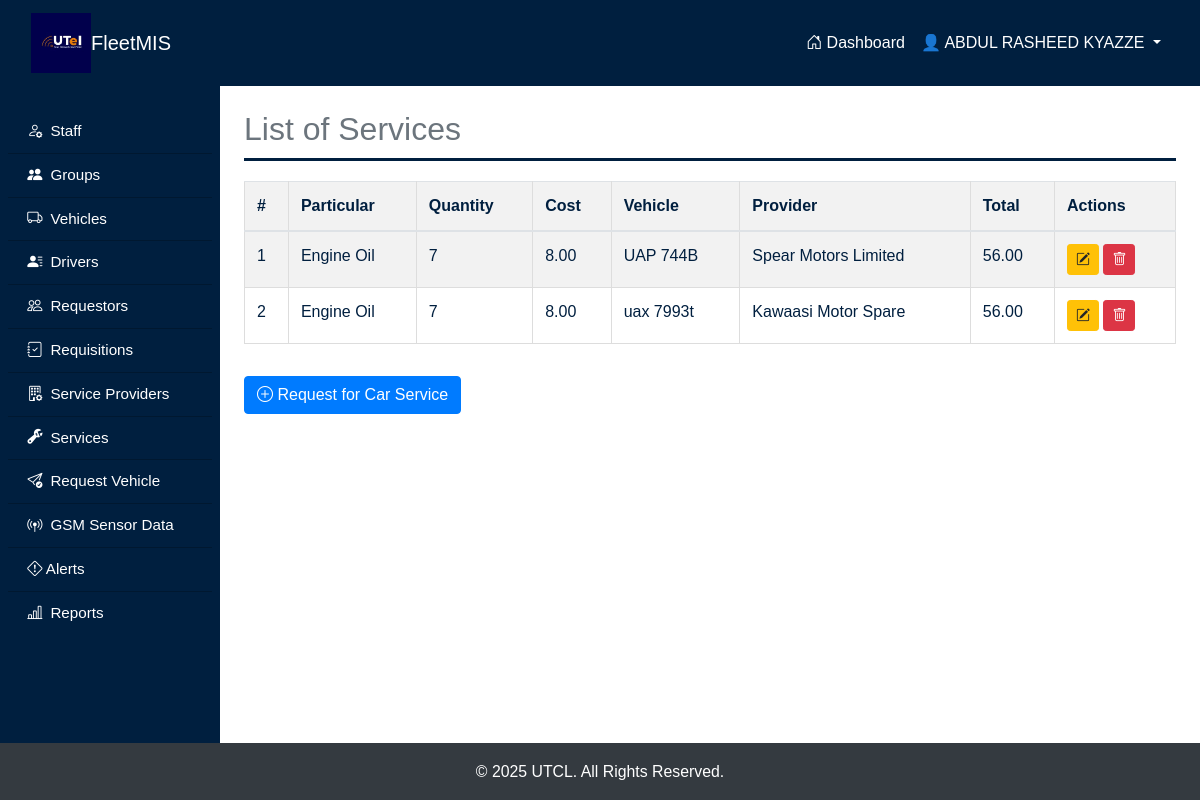
Before: /services/ (signed in) with the older database file.
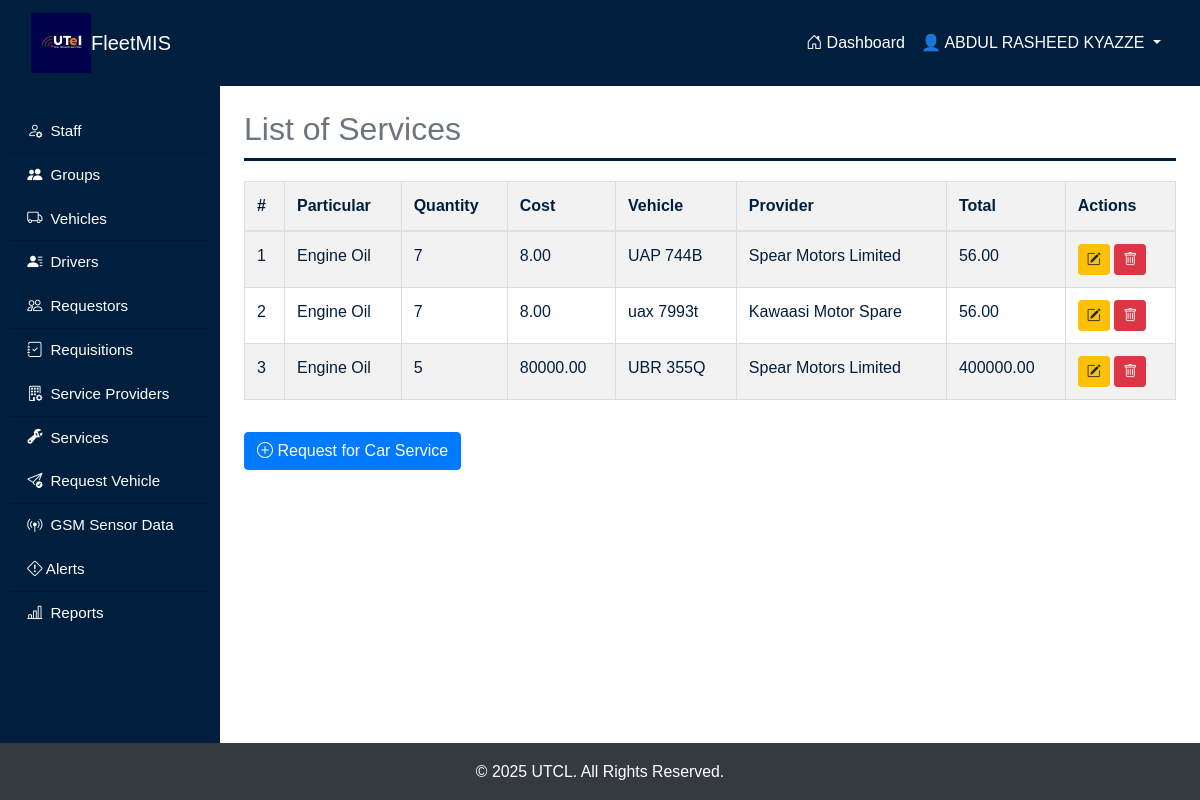
After: the same page with the newer database file.
### fleetApp/models.py (models this page shows, shortened)
class Service(models.Model):
    particular = models.TextField()
    quantity = models.PositiveIntegerField()
    cost = models.DecimalField(max_digits=10, decimal_places=2)
    service_provider = models.ForeignKey(ServiceProvider, on_delete=models.CASCADE)
    vehicle = models.ForeignKey(Vehicle, on_delete=models.CASCADE)
    def calculate_total(self):
        return self.quantity * self.cost

class Vehicle(models.Model):
  ENGIN = [
    ("GAS", "Gasoline"),
    ("HYB", "Hybrid"),
    ("DIS", "Diesel"),
    ("ELE", "Electric")
  ]
  STATUS = [
    ("Available", "Available"),
    ("Allocated", "Allocated")
  ]
  VEHICLE_TYPE = [
        ("Saloon", "Saloon Car"),
        ("SUV", "SUV (Sport Utility Vehicle)"),
        ("Pickup", "Pickup Truck"),
        ("Truck", "Cargo Truck"),
        ("Motorcycle", "Motorcycle"),
        ("Van", "Van"),
        ("DoubleCab", "Double Cabin"),
  ]
  vehicle_plate = models.CharField(max_length=20, unique=True)
  vehicle_type = models.CharField(max_length=20, choices=VEHICLE_TYPE)
  mileage = models.PositiveIntegerField()
  engine_type = models.CharField(max_length=4, choices=ENGIN)
  status = models.CharField(max_length=9, choices=STATUS, default="Available")

class ServiceProvider(models.Model):
    service_provider_name = models.CharField(max_length=100)
    address = models.CharField(max_length=100)
    contact = models.CharField(max_length=15)
    email_address = models.EmailField()

### fleetApp/views.py (the view)
# urls.py: path('services/', views.service_list, name='service_list'),
@login_required
def service_list(request):
    services = Service.objects.select_related('vehicle', 'service_provider').all()
    context = {
        'services': services
    }
    return render(request, 'fleetApp/service/services.html', context)

### fleetApp/context_processors.py (called while the page is built)
def unread_alerts_count(request):
    if request.user.is_authenticated and request.user.groups.filter(name="FleetManagers").exists():
        count = Alert.objects.filter(priority_level="High").count()
        return {'unread_alerts_count': count}
    return {}

### fleetApp/templatetags/group_tags.py (called while the page is built)
@register.filter(name='has_group')
def has_group(user, group_name):
    return user.groups.filter(name=group_name).exists()

### fleetApp/templates/fleetApp/service/services.html (shortened to what this page needs)
{% extends "main.html" %}
{% load crispy_forms_tags %}
{% block content %}
<h2 class="text-secondary">List of Services</h2>
<table class="table table-striped mt-3">
    <thead>
        <tr>
            <th>#</th>
            <th>Particular</th>
            <th>Quantity</th>
            <th>Cost</th>
            <th>Vehicle</th>
            <th>Provider</th>
            <th>Total</th>
            <th>Actions</th>
        </tr>
    </thead>
    <tbody>
        {% for service in services %}
        <tr>
            <td>{{ forloop.counter }}</td>
            <td>{{ service.particular }}</td>
            <td>{{ service.quantity }}</td>
            <td>{{ service.cost }}</td>
            <td>{{ service.vehicle.vehicle_plate }}</td>
            <td>{{ service.service_provider.service_provider_name }}</td>
            <td>{{ service.calculate_total|floatformat:2 }}</td>
            <td>
                <a href="{% url 'edit_service' service.id %}" class="btn btn-warning btn-sm">
                    <i class="bi bi-pencil-square"></i>
                </a>
                <a href="{% url 'delete_service' service.id %}" class="btn btn-danger btn-sm" onclick="return confirm('Are you sure you want to delete this service?');">
                    <i class="bi bi-trash"></i>
                </a>
            </td>
        </tr>
        {% endfor %}
    </tbody>
</table>
<a href="{% url 'add_service' %}" class="btn btn-primary my-3">
    <i class="bi bi-plus-circle"></i> Request for Car Service
</a>
{% endblock %}

Changed rows visible on the page:
added Service: particular "Engine Oil", quantity "5", cost "80000.00", vehicle.vehicle_plate "UBR 355Q", service_provider.service_provider_name "Spear Motors Limited", calculate_total "400000.00"
